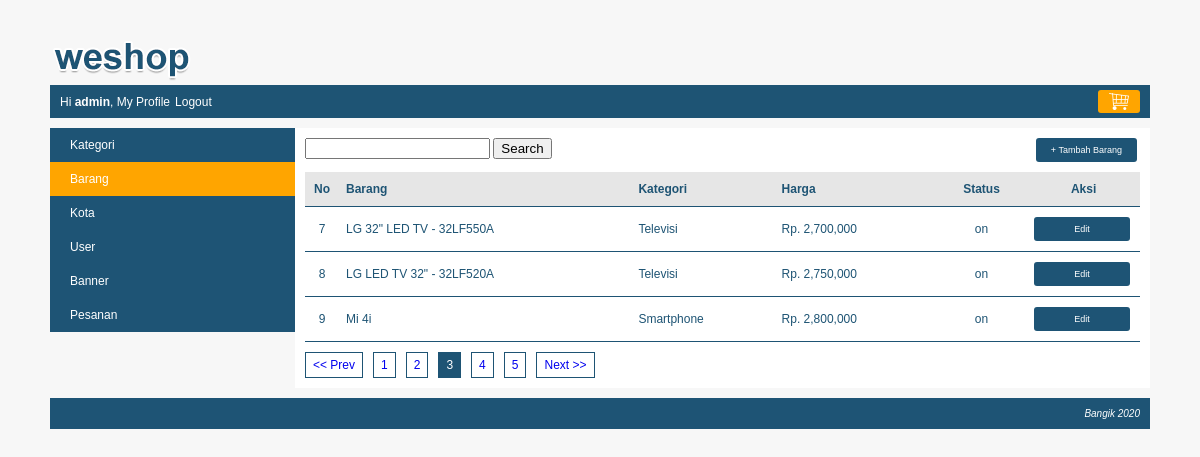
The page /index.php?page=profile&module=barang&action=list&pagination=3 (signed in) on the database as committed earlier.
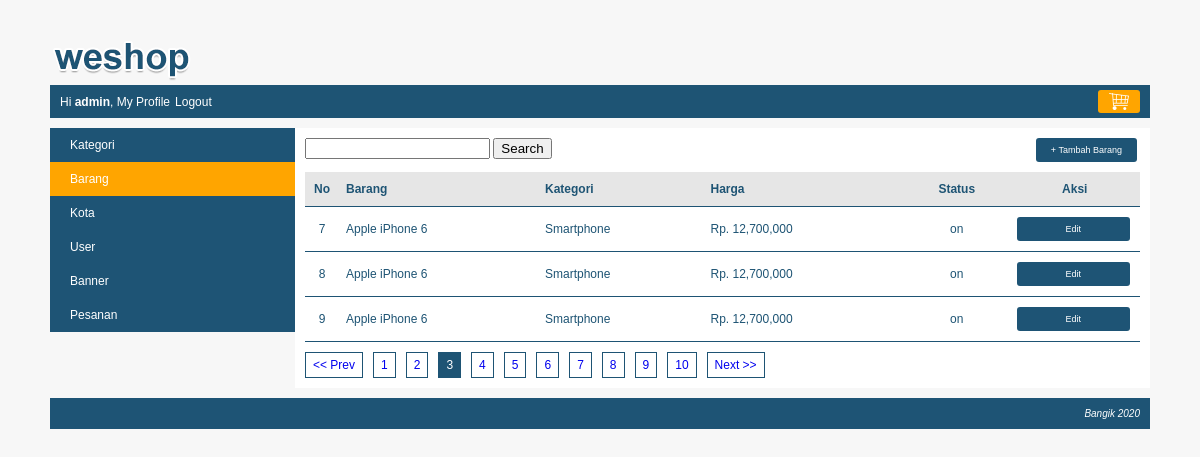
The same page on the database as committed later.
### tables this page shows
CREATE TABLE `barang` (
  `barang_id` int(10) NOT NULL,
  `kategori_id` int(10) NOT NULL,
  `nama_barang` varchar(250) NOT NULL,
  `spesifikasi` text NOT NULL,
  `gambar` varchar(300) NOT NULL,
  `harga` int(10) NOT NULL,
  `stok` tinyint(1) NOT NULL,
  `status` enum('on','off') NOT NULL
);

CREATE TABLE `kategori` (
  `kategori_id` int(10) NOT NULL,
  `kategori` varchar(150) NOT NULL,
  `status` enum('on','off') NOT NULL
);

### module/barang/list.php (the view, shortened to what this page needs)
<div class="frame-tambah">
  <div id="left">
    <form action="<?php echo BASE_URL."index.php"; ?>" method="get">
      <input type="text" name="search">
      <input type="submit" value="Search">
    </form>
  </div>
  <div id="right">
    <a class="btn-action" href="<?php echo BASE_URL."index.php?page=profile&module=barang&action=form";?>">+ Tambah Barang</a>
  </div>
</div>
<?php
  $pagination = isset($_GET['pagination']) ? $_GET['pagination']:1;
  $data_per_halaman = 3;
  $start = ($pagination-1) * $data_per_halaman;
  $where = "";
  $search_url = "";
  $query_barang = mysqli_query($koneksi, "SELECT barang.*, kategori.kategori FROM barang JOIN kategori on barang.kategori_id = kategori.kategori_id $where ORDER by nama_barang asc LIMIT $start, $data_per_halaman");
  if (mysqli_num_rows($query_barang) == 0) {
    echo "<h3>Maaf, Data tidak ditemukan</h3>";
  }else {
?>
  <table class="tabel-list">
    <tr class="baris-title">
      <th class="kolom-nomor">No</th>
      <th class="kiri">Barang</th>
      <th class="kiri">Kategori</th>
      <th class="kiri">Harga</th>
      <th class="tengah">Status</th>
      <th class="tengah">Aksi</th>
    </tr>
    <?php
    $no = 1+ $start;
    while($row = mysqli_fetch_assoc($query_barang)){
    ?>
    <tr>
      <td class="kolom-nomor"><?php echo $no++; ?></td>
      <td class="kiri"><?php echo $row['nama_barang']; ?></td>
      <td class="kiri"><?php echo $row['kategori']; ?></td>
      <td class="kiri"><?php echo rupiah($row['harga']); ?></td>
      <td class="tengah"><?php echo $row['status']; ?></td>
      <td class="tengah">
        <a class="btn-action" href="<?php echo BASE_URL."index.php?page=profile&module=barang&action=form&barang-id=$row[barang_id]";?>">Edit</a>
      </td>
    </tr>
    <?php
    }
    ?>
  </table>
<?php
  $query = "SELECT * FROM barang $where";
  paginations($query, $data_per_halaman, $pagination, "index.php?page=profile&module=barang&action=list$search_url");
  }
?>

### config/helper.php (shortened to what this page needs)
<?php
  function rupiah($nilai = 0){
    $string = "Rp. " . number_format($nilai);
    return $string;
  }
function paginations($query, $data_per_halaman, $pagination, $url){
  global $koneksi;
  $query_hitung_kategori = mysqli_query($koneksi, $query);
  $total_data = mysqli_num_rows($query_hitung_kategori);
  $total_halaman = ceil($total_data / $data_per_halaman);
  $batas_jumlah_hal = 10;
  $start_pagination = 1;
  $batas_akhir_page = $total_halaman;
  echo "<ul class='pagination'>";
  if ($pagination > 1) {
    $prev = $pagination - 1;
    echo "<li><a href='".BASE_URL."$url&pagination=$prev'><< Prev</a></li>";
  }
  if ($total_halaman >= $batas_jumlah_hal) {
    $batas_akhir_page = ($start_pagination - 1 ) + $batas_jumlah_hal;
  }
  for ($i=$start_pagination; $i <= $batas_akhir_page; $i++) {
    if ($pagination == $i) {
      echo "<li><a href='".BASE_URL."$url&pagination=$i' class='active'>$i</a></li>";
    }else {
      echo "<li><a href='".BASE_URL."$url&pagination=$i'>$i</a></li>";
    }
  }
  if ($pagination < $total_halaman) {
    $next = $pagination + 1;
    echo "<li><a href='".BASE_URL."$url&pagination=$next'>Next >></a></li>";
  }
  echo "</ul>";
}

Rows that differ between the two databases and show on the page:
no longer on this page (row edited): barang: nama_barang "LG 32\" LED TV - 32LF550A", kategori.kategori "Televisi", harga "Rp. 2,700,000", status "on"
no longer on this page (row edited): barang: nama_barang "LG LED TV 32\" - 32LF520A", kategori.kategori "Televisi", harga "Rp. 2,750,000", status "on"
no longer on this page (row unchanged): barang: nama_barang "Mi 4i", kategori.kategori "Smartphone", harga "Rp. 2,800,000", status "on"
added barang: nama_barang "Apple iPhone 6", kategori.kategori "Smartphone", harga "Rp. 12,700,000", status "on"
added barang: nama_barang "Apple iPhone 6", kategori.kategori "Smartphone", harga "Rp. 12,700,000", status "on"
added barang: nama_barang "Apple iPhone 6", kategori.kategori "Smartphone", harga "Rp. 12,700,000", status "on"
Other text that changed with them:
new list line: "6"
new list line: "7"
new list line: "8"
new list line: "9"
new list line: "10"
